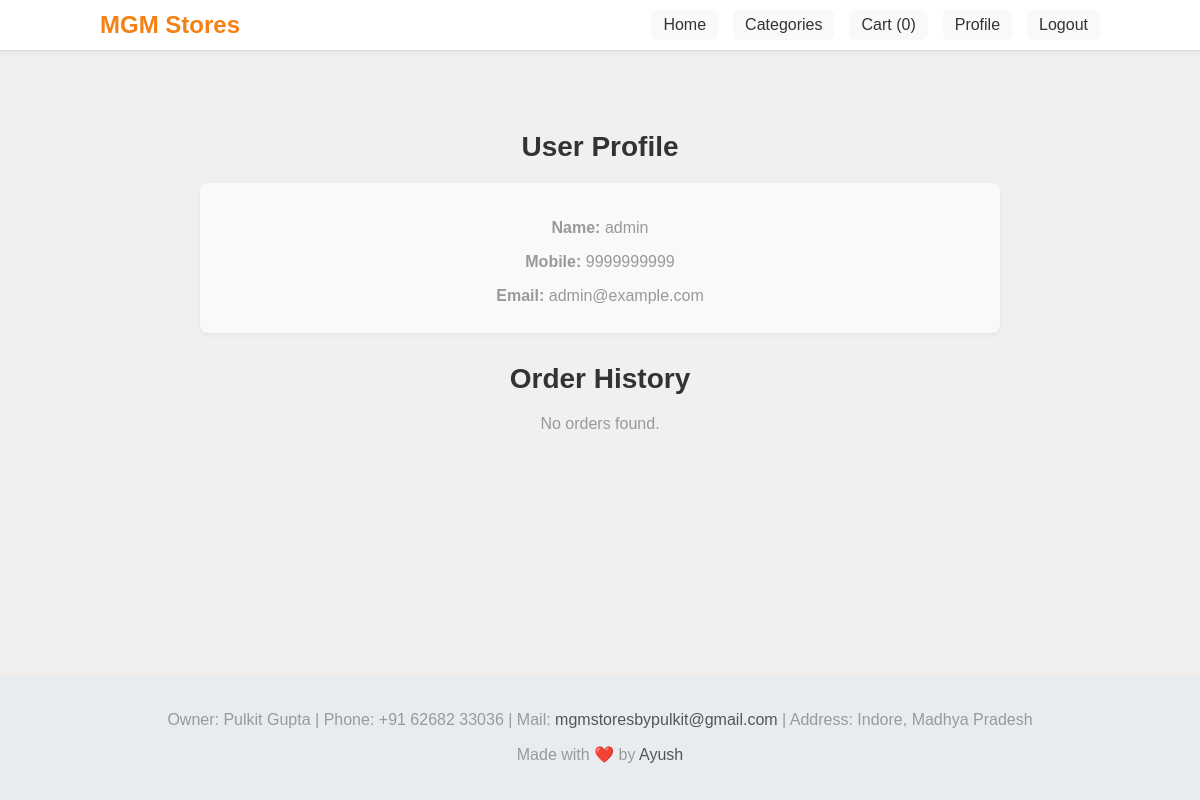
/profile/ (signed in), run on the app's committed database.
### store/models.py (models this page shows, shortened)
class CustomUser(AbstractUser):
    mobile = models.CharField(max_length=15, unique=True)
    email = models.EmailField(unique=True)
    USERNAME_FIELD = 'mobile'
    REQUIRED_FIELDS = ['username', 'email']

### store/views.py (the view)
# urls.py: path('profile/', views.user_profile, name='profile'),
@login_required
def user_profile(request):
    orders = Order.objects.filter(user=request.user).order_by('-created_at')
    return render(request, 'profile.html', {'orders': orders})

### store/templates/profile.html
{% extends 'base.html' %}
{% block content %}
<div class="profile-container">
    <h2>User Profile</h2>
    <div class="user-details">
        <p><strong>Name:</strong> {{ user.username }}</p>
        <p><strong>Mobile:</strong> {{ user.mobile }}</p>
        <p><strong>Email:</strong> {{ user.email }}</p>
    </div>
    <h2>Order History</h2>
    {% if orders %}
        {% for order in orders %}
            <div class="order-summary">
                <h4>Order #{{ order.id }} - {{ order.created_at }}</h4>
                <ul>
                    {% for item in order.items.all %}
                        <li>{{ item.product.name }} x {{ item.quantity }}</li>
                    {% endfor %}
                </ul>
            </div>
            <hr>
        {% endfor %}
    {% else %}
        <p>No orders found.</p>
    {% endif %}
</div>
{% endblock %}

### store/static/css/style.css (style rules this page uses)
html, body { font-family: Arial, sans-serif; background-color: #F2F0EF; margin: 0; padding: 0; color: #333; max-height: 100vh; height: 100%; display: flex; flex-direction: column; }
h2 { text-align: center; margin: 30px 0 20px; font-size: 28px; color: #333; }
p { text-align: center; color: #999; font-size: 16px; }
.profile-container { padding: 30px; max-width: 800px; margin: auto; }
.user-details { background-color: #f9f9f9; padding: 20px; border-radius: 8px; margin-bottom: 30px; box-shadow: 0 2px 5px rgba(0,0,0,0.05); }
.user-details p { font-size: 1rem; margin-bottom: 8px; }

### data on the page
CustomUser: username "admin", mobile "9999999999", email "admin@example.com"

### other printed values
{{ request.session.cart|length }} "0"
